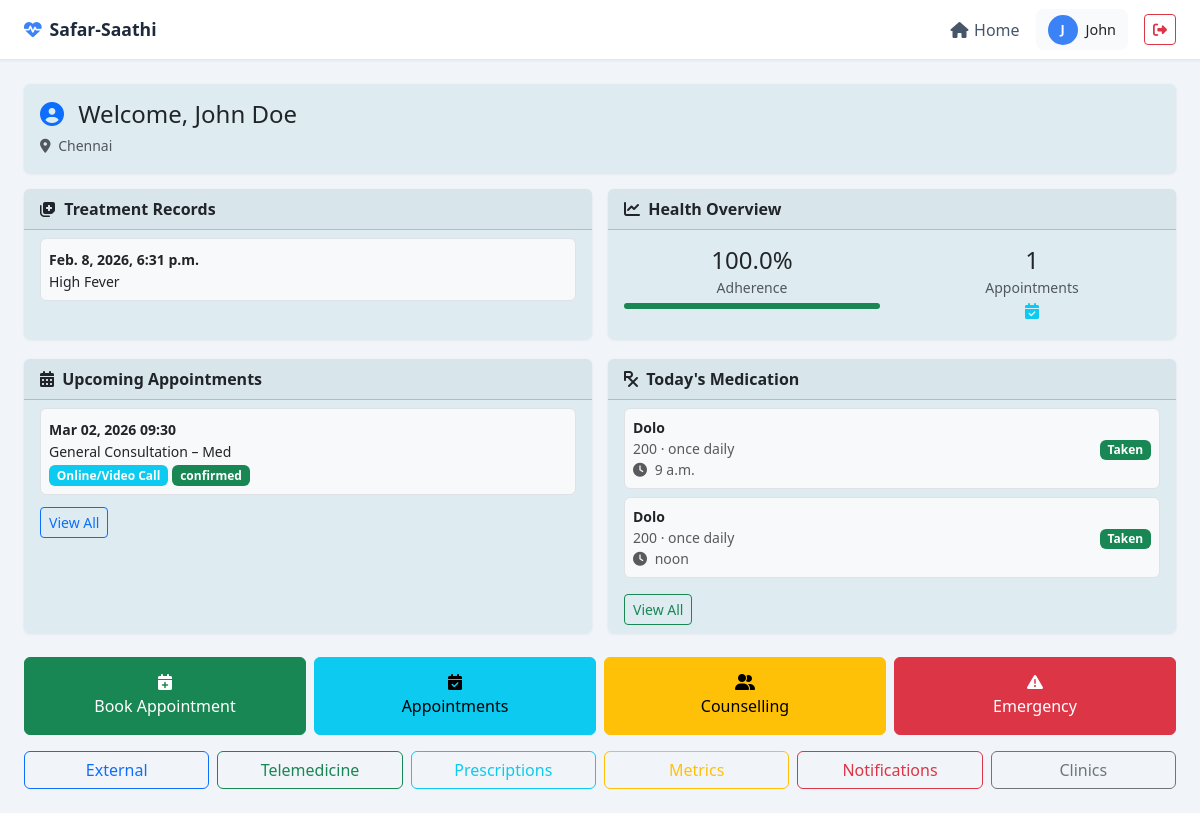
/patient/dashboard/ (signed in), run on the app's committed database.
### patient/models.py (models this page shows, shortened)
class PatientProfile(models.Model):
    user = models.OneToOneField(User, on_delete=models.CASCADE)
    date_of_birth = models.DateField()
    phone_number = models.CharField(max_length=15)
    address = models.TextField()
    current_location = models.CharField(max_length=100)  # City/State
    latitude = models.FloatField(null=True, blank=True)
    longitude = models.FloatField(null=True, blank=True)
    current_clinic = models.ForeignKey(
        'clinic.ClinicProfile', on_delete=models.SET_NULL, null=True, blank=True)
    consent_given = models.BooleanField(default=False)
    is_active = models.BooleanField(default=True, help_text="Whether this patient profile is active")
    created_at = models.DateTimeField(default=timezone.now)

class TreatmentRecord(models.Model):
    patient = models.ForeignKey(PatientProfile, on_delete=models.CASCADE)
    clinic = models.ForeignKey(
        'clinic.ClinicProfile', on_delete=models.CASCADE)
    disease = models.CharField(max_length=100, default='HIV')
    record_date = models.DateTimeField(default=timezone.now)
    details = models.TextField()  # Append-only treatment details
    is_emergency = models.BooleanField(default=False)
    class Meta:
        ordering = ['-record_date']

class Appointment(models.Model):
    STATUS_CHOICES = [
        ('scheduled', 'Scheduled'),
        ('confirmed', 'Confirmed'),
        ('completed', 'Completed'),
        ('cancelled', 'Cancelled'),
        ('no_show', 'No Show'),
    ]
    patient = models.ForeignKey(PatientProfile, on_delete=models.CASCADE)
    clinic = models.ForeignKey('clinic.ClinicProfile', on_delete=models.CASCADE)
    appointment_date = models.DateTimeField()
    status = models.CharField(max_length=20, choices=STATUS_CHOICES, default='scheduled')
    appointment_type = models.CharField(max_length=50, choices=[
        ('general', 'General Consultation'),
        ('follow_up', 'Follow-up'),
        ('emergency', 'Emergency'),
        ('checkup', 'Regular Checkup'),
    ], default='consultation')
    consultation_mode = models.CharField(max_length=20, choices=[
        ('in_person', 'In Person'),
        ('online', 'Online/Video Call'),
        ('phone', 'Phone Call'),
    ], default='in_person')
    meeting_link = models.URLField(blank=True, help_text="Video call link for online consultations")
    meeting_id = models.CharField(max_length=100, blank=True, help_text="Meeting ID for online consultations")
    meeting_password = models.CharField(max_length=50, blank=True, help_text="Meeting password if required")
    notes = models.TextField(blank=True)
    created_at = models.DateTimeField(default=timezone.now)
    updated_at = models.DateTimeField(auto_now=True)
    password_viewed = models.BooleanField(default=False, help_text="Whether the patient has viewed the appointment password")
    class Meta:
        ordering = ['-appointment_date']

class MedicationIntake(models.Model):
    reminder = models.ForeignKey(
        MedicationReminder,
        on_delete=models.CASCADE,
        related_name='intakes'
    )
    intake_time = models.TimeField()
    intake_date = models.DateField(default=timezone.now)
    has_taken = models.BooleanField(default=False)
    taken_at = models.DateTimeField(null=True, blank=True)
    class Meta:
        unique_together = ['reminder', 'intake_date', 'intake_time']
        ordering = ['intake_time']

class MedicationReminder(models.Model):
    prescription = models.ForeignKey(
        Prescription,
        on_delete=models.CASCADE,
        related_name='medication_reminders'
    )
    medication_name = models.CharField(max_length=100)
    dosage = models.CharField(max_length=50)
    frequency = models.CharField(
        max_length=50,
        help_text="e.g. once daily, twice daily, every 8 hours"
    )
    start_date = models.DateField()
    end_date = models.DateField(null=True, blank=True)
    is_active = models.BooleanField(default=True)
    last_reminder_sent = models.DateTimeField(null=True, blank=True)
    created_at = models.DateTimeField(default=timezone.now)

### clinic/models.py (models this page shows, shortened)
class ClinicProfile(models.Model):
    user = models.OneToOneField(User, on_delete=models.CASCADE)
    name = models.CharField(max_length=200)
    address = models.TextField()
    phone_number = models.CharField(max_length=15)
    location = models.CharField(max_length=100)  # City/State
    latitude = models.FloatField(null=True, blank=True)
    longitude = models.FloatField(null=True, blank=True)
    diseases_treated = models.ManyToManyField(Disease, blank=True, help_text="Diseases treated by this clinic")
    is_approved = models.BooleanField(default=False)
    is_active = models.BooleanField(default=True, help_text="Whether this clinic is active")
    created_at = models.DateTimeField(default=timezone.now)

### patient/views.py (the view)
# urls.py: path('dashboard/', views.admin_dashboard, name='admin_dashboard'),
@login_required
@user_passes_test(is_patient)
def dashboard(request):
    try:
        patient = request.user.patientprofile
        transfer_requests = TransferRequest.objects.filter(patient=patient)
        treatment_records = TreatmentRecord.objects.filter(
            patient=patient).order_by('-record_date')[:5]
        unread_notifications = Notification.objects.filter(
            patient=patient, is_read=False).count()
        thirty_days_ago = date.today() - timedelta(days=30)
        medication_intakes = MedicationIntake.objects.filter(
            reminder__prescription__patient=patient,
            intake_date__gte=thirty_days_ago,
            reminder__is_active=True
        )
        total_doses = medication_intakes.count()
        taken_doses = medication_intakes.filter(has_taken=True).count()
        adherence_percentage = (
            round((taken_doses / total_doses) * 100, 2)
            if total_doses > 0
            else 100
        )
        upcoming_appointments = Appointment.objects.filter(
            patient=patient,
            appointment_date__gte=datetime.now(),
            status__in=['scheduled', 'confirmed']
        ).order_by('appointment_date')[:3]
        medications = MedicationIntake.objects.filter(
            reminder__prescription__patient=patient,
            intake_date = timezone.now().date(),
            reminder__is_active=True
        ).order_by('-intake_date')
        context = {
            'patient': patient,
            'transfer_requests': transfer_requests,
            'treatment_records': treatment_records,
            'unread_count': unread_notifications,
            'adherence_percentage': round(adherence_percentage, 1),
            'upcoming_appointments': upcoming_appointments,
            'medications': medications,
        }
        return render(request, 'patient/dashboard.html', context)
    except PatientProfile.DoesNotExist:
        logger.error(f"Patient profile not found for user: {request.user.username}")
        messages.error(request, 'Your patient profile is missing. Please contact support.')
        return redirect('home')
    except Exception as e:
        logger.error(f"Error in patient dashboard: {str(e)}", exc_info=True)
        messages.error(request, 'An error occurred while loading your dashboard.')
        return redirect('home')

### patient/templates/patient/dashboard.html (shortened to what this page needs)
{% extends 'base.html' %}
{% block content %}
<div class="card mb-3">
  <div
    class="card-body card-blue py-3 d-flex justify-content-between align-items-center"
  >
    <div>
      <h4 class="mb-1">
        <i class="fas fa-user-circle me-2 text-primary"></i>
        Welcome, {{ patient.user.get_full_name }}
      </h4>
      <small class="text-muted">
        <i class="fas fa-map-marker-alt me-1"></i>
        {{ patient.current_location }}
      </small>
    </div>
  </div>
</div>
<div class="row g-3">
  <div class="col-md-6">
    <div class="card h-100">
      <div class="card-header py-2">
        <strong
          ><i class="fas fa-notes-medical me-1"></i> Treatment Records</strong
        >
      </div>
      <div class="card-body py-2">
        {% for record in treatment_records %}
        <div class="border rounded p-2 mb-2 bg-light">
          <small class="fw-bold">{{ record.record_date }}</small>
          <div class="small">{{ record.details }}</div>
        </div>
        {% empty %}
        <p class="text-muted small mb-0">No treatment records yet.</p>
        {% endfor %}
      </div>
    </div>
  </div>
  <div class="col-md-6">
    <div class="card h-100">
      <div class="card-header py-2">
        <strong><i class="fas fa-chart-line me-1"></i> Health Overview</strong>
      </div>
      <div class="card-body py-3">
        <div class="row text-center">
          <div class="col-6">
            <h4 class="mb-0">{{ adherence_percentage }}%</h4>
            <small class="text-muted">Adherence</small>
            <div class="progress mt-1" style="height: 6px">
              <div
                class="progress-bar bg-{% if adherence_percentage >= 80 %}success{% elif adherence_percentage >= 60 %}warning{% else %}danger{% endif %}"
                style="width: {{ adherence_percentage }}%"
              ></div>
            </div>
          </div>
          <div class="col-6">
            <h4 class="mb-0">{{ upcoming_appointments|length }}</h4>
            <small class="text-muted">Appointments</small><br />
            <i class="fas fa-calendar-check text-info mt-1"></i>
          </div>
        </div>
      </div>
    </div>
  </div>
</div>
<div class="row g-3 mt-1">
  <div class="col-md-6">
    <div class="card h-100">
      <div class="card-header py-2">
        <strong
          ><i class="fas fa-calendar-alt me-1"></i> Upcoming
          Appointments</strong
        >
      </div>
      <div class="card-body py-2">
        {% for appointment in upcoming_appointments %}
        <div class="border rounded p-2 mb-2 bg-light">
          <small class="fw-bold">
            {{ appointment.appointment_date|date:"M d, Y H:i" }}
          </small>
          <div class="small">
            {{ appointment.get_appointment_type_display }} – {{appointment.clinic.name }}
          </div>
          <span class="badge bg-info"
            >{{ appointment.get_consultation_mode_display }}</span
          >
          <span
            class="badge bg-{% if appointment.status == 'confirmed' %}success{% else %}warning{% endif %}"
          >
            {{ appointment.status }}
          </span>
        </div>
        {% empty %}
        <p class="text-muted small mb-0">No upcoming appointments.</p>
        {% endfor %}
        <a
          href="{% url 'patient:my_appointments' %}"
          class="btn btn-sm btn-outline-primary mt-1"
        >
          View All
        </a>
      </div>
    </div>
  </div>
  <div class="col-md-6">
    <div class="card h-100">
      <div class="card-header py-2">
        <strong
          ><i class="fas fa-prescription me-1"></i> Today's Medication</strong
        >
      </div>
      <div class="card-body py-2">
        {% for medication in medications %}
        <div class="border rounded p-2 mb-2 bg-light">
          <div class="row align-items-center">
            <div class="col-8">
              <div class="fw-semibold small">
                {{ medication.reminder.medication_name }}
              </div>
              <div class="small text-muted">
                {{ medication.reminder.dosage }} · {{medication.reminder.frequency }}
              </div>
              <div class="small text-muted">
                <i class="fas fa-clock me-1"></i>
                {{ medication.intake_time }}
              </div>
            </div>
            <div class="col-4 text-end">
              {% if medication.has_taken %}
              <span class="badge bg-success">Taken</span>
              {% endif %}
            </div>
          </div>
        </div>
        {% empty %}
        <p class="text-muted small mb-0">No active prescriptions.</p>
        {% endfor %}
        <a
          href="{% url 'patient:my_prescriptions' %}"
          class="btn btn-sm btn-outline-success mt-2"
        >
          View All
        </a>
      </div>
    </div>
  </div>
</div>
<div class="row g-2 mt-3">
  <div class="col-md-3 col-6">
    <a
      href="{% url 'patient:book_appointment' %}"
      class="btn btn-success w-100 py-3"
    >
      <i class="fas fa-calendar-plus d-block mb-1"></i>
      Book Appointment
    </a>
  </div>
  <div class="col-md-3 col-6">
    <a
      href="{% url 'patient:my_appointments' %}"
      class="btn btn-info w-100 py-3"
    >
      <i class="fas fa-calendar-check d-block mb-1"></i>
      Appointments
    </a>
  </div>
  <div class="col-md-3 col-6">
    <a
      href="{% url 'patient:my_counselling_sessions' %}"
      class="btn btn-warning w-100 py-3"
    >
      <i class="fas fa-user-friends d-block mb-1"></i>
      Counselling
    </a>
  </div>
  <div class="col-md-3 col-6">
    <a
      href="{% url 'patient:emergency_trigger' %}"
      class="btn btn-danger w-100 py-3"
    >
      <i class="fas fa-exclamation-triangle d-block mb-1"></i>
      Emergency
    </a>
  </div>
</div>
<div class="row g-2 mt-2">
  <div class="col-md-2 col-6">
    <a
      href="{% url 'patient:external_consultations' %}"
      class="btn btn-outline-primary w-100"
      >External</a
    >
  </div>
  <div class="col-md-2 col-6">
    <a
      href="{% url 'patient:telemedicine_sessions' %}"
      class="btn btn-outline-success w-100"
      >Telemedicine</a
    >
  </div>
  <div class="col-md-2 col-6">
    <a
      href="{% url 'patient:my_prescriptions' %}"
      class="btn btn-outline-info w-100"
      >Prescriptions</a
    >
  </div>
  <div class="col-md-2 col-6">
    <a
      href="{% url 'patient:health_metrics' %}"
      class="btn btn-outline-warning w-100"
      >Metrics</a
    >
  </div>
  <div class="col-md-2 col-6">
    <a
      href="{% url 'patient:notifications' %}"
      class="btn btn-outline-danger w-100"
    >
      Notifications{% if unread_count %} ({{ unread_count }}){% endif %}
    </a>
  </div>
  <div class="col-md-2 col-6">
    <a
      href="{% url 'patient:nearby_clinics' %}"
      class="btn btn-outline-secondary w-100"
    >
      Clinics
    </a>
  </div>
</div>
{% endblock %}

### templates/base.html (shortened to what this page needs)
<!doctype html>
<html lang="en">
<head>
    <link href="https://cdn.jsdelivr.net/npm/bootstrap@5.3.0/dist/css/bootstrap.min.css" rel="stylesheet"/>
    <link href="https://cdnjs.cloudflare.com/ajax/libs/font-awesome/6.4.0/css/all.min.css" rel="stylesheet"/>
</head>
<body>
<nav class="top-navbar">
    <a href="{% url 'home' %}" class="navbar-brand">
        <i class="fas fa-heartbeat"></i>
        Safar-Saathi
    </a>
    <div class="navbar-links">
        <a href="{% url 'home' %}">
            <i class="fas fa-home"></i> Home
        </a>
        {% if user.is_authenticated %}
            <div class="user-info">
                <div class="user-avatar">
                    {{ user.username|slice:":1"|upper }}
                </div>
                <span>{{ user.username }}</span>
            </div>
            <form method="post" action="{% url 'logout' %}" class="d-inline">
                <button type="submit"
                        class="btn btn-outline-danger btn-sm"
                        title="Logout">
                    <i class="fas fa-sign-out-alt"></i>
                </button>
            </form>
        {% endif %}
    </div>
</nav>
<main class="content-wrapper">
    {% block content %}{% endblock %}
</main>
</body>
</html>

### data on the page
PatientProfile: user.get_full_name "John Doe", current_location "Chennai"
TreatmentRecord: record_date "Feb. 8, 2026, 6:31 p.m.", details "High Fever"
Appointment: appointment_date "Mar 02, 2026 09:30", appointment_type "General Consultation", clinic.name "Med", consultation_mode "Online/Video Call", status "confirmed"
MedicationIntake: reminder.medication_name "Dolo", reminder.dosage "200", reminder.frequency "once daily", intake_time "9 a.m.", has_taken "Taken"
MedicationIntake: reminder.medication_name "Dolo", reminder.dosage "200", reminder.frequency "once daily", intake_time "noon", has_taken "Taken"

### other printed values
{{ user.username|slice:":1"|upper }} "J"
{{ user.username }} "John"
{{ adherence_percentage }} "100.0"
{{ upcoming_appointments|length }} "1"
